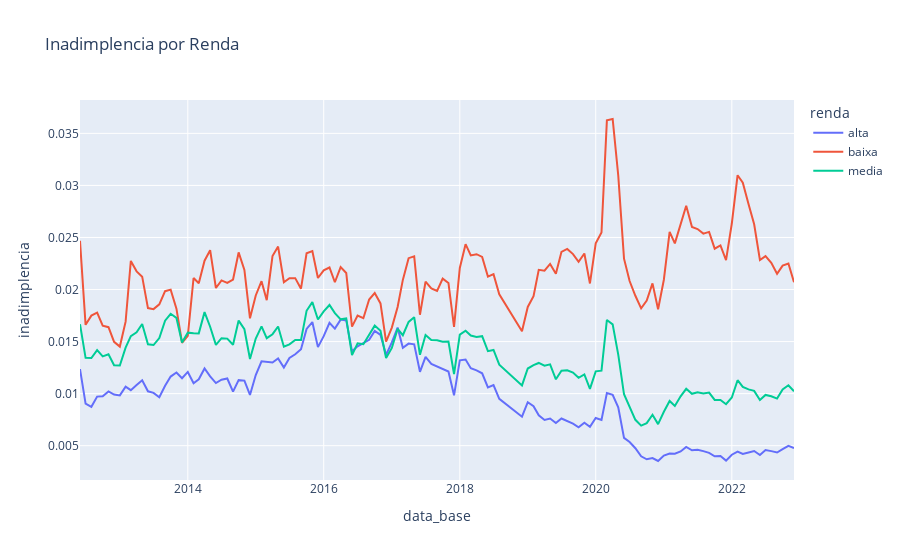

Notebook source saved alongside this figure:
### Code cell
fig = px.line(df_renda, x="data_base", y="inadimplencia", color='renda', title="Inadimplencia por Renda")
fig.show()
